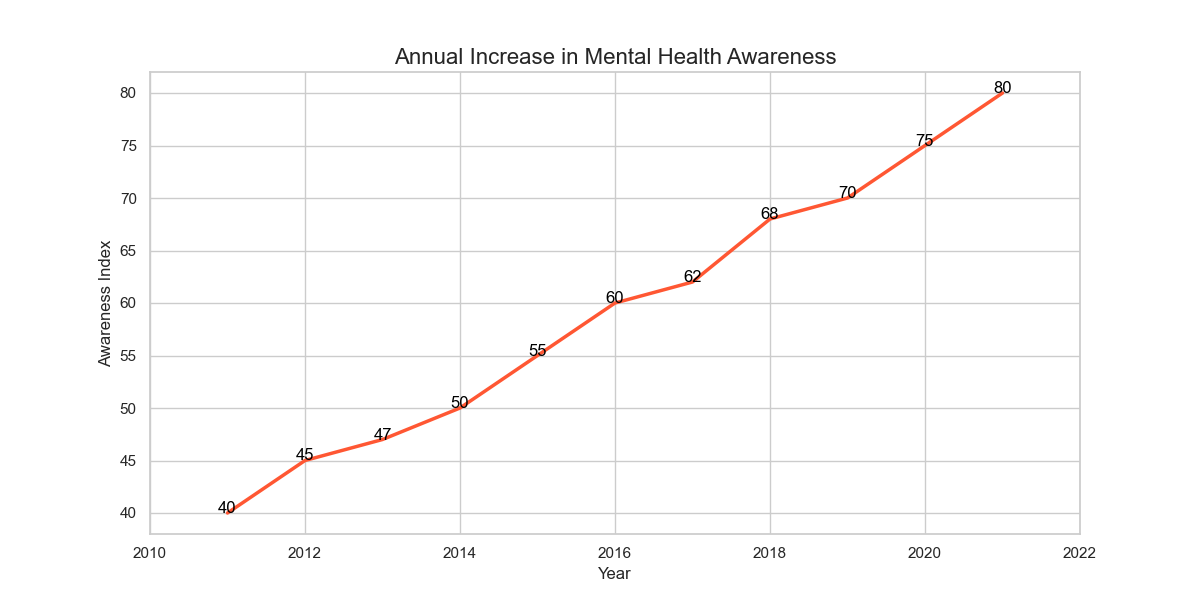

This figure's Python source:

import pandas as pd
import seaborn as sns
import matplotlib.pyplot as plt

# Prepare the data
data = {
    'Year': [2011, 2012, 2013, 2014, 2015, 2016, 2017, 2018, 2019, 2020, 2021],
    'Awareness Index': [40, 45, 47, 50, 55, 60, 62, 68, 70, 75, 80]
}

df = pd.DataFrame(data)

# Initialize the matplotlib figure
f, ax = plt.subplots(figsize=(12, 6))

# Plot the data
sns.lineplot(data=df, x='Year', y='Awareness Index', color='#ff5733', linewidth=2.5)

# Customizing the axes and ticks
ax.set(xlim=(2010, 2022), xlabel='Year', ylabel='Awareness Index')
ax.set_title('Annual Increase in Mental Health Awareness', fontsize=16)

# Annotations
for x, y in zip(df['Year'], df['Awareness Index']):
    ax.text(x, y, f'{y}', color='black', ha="center")

# Show the plot
plt.show()
